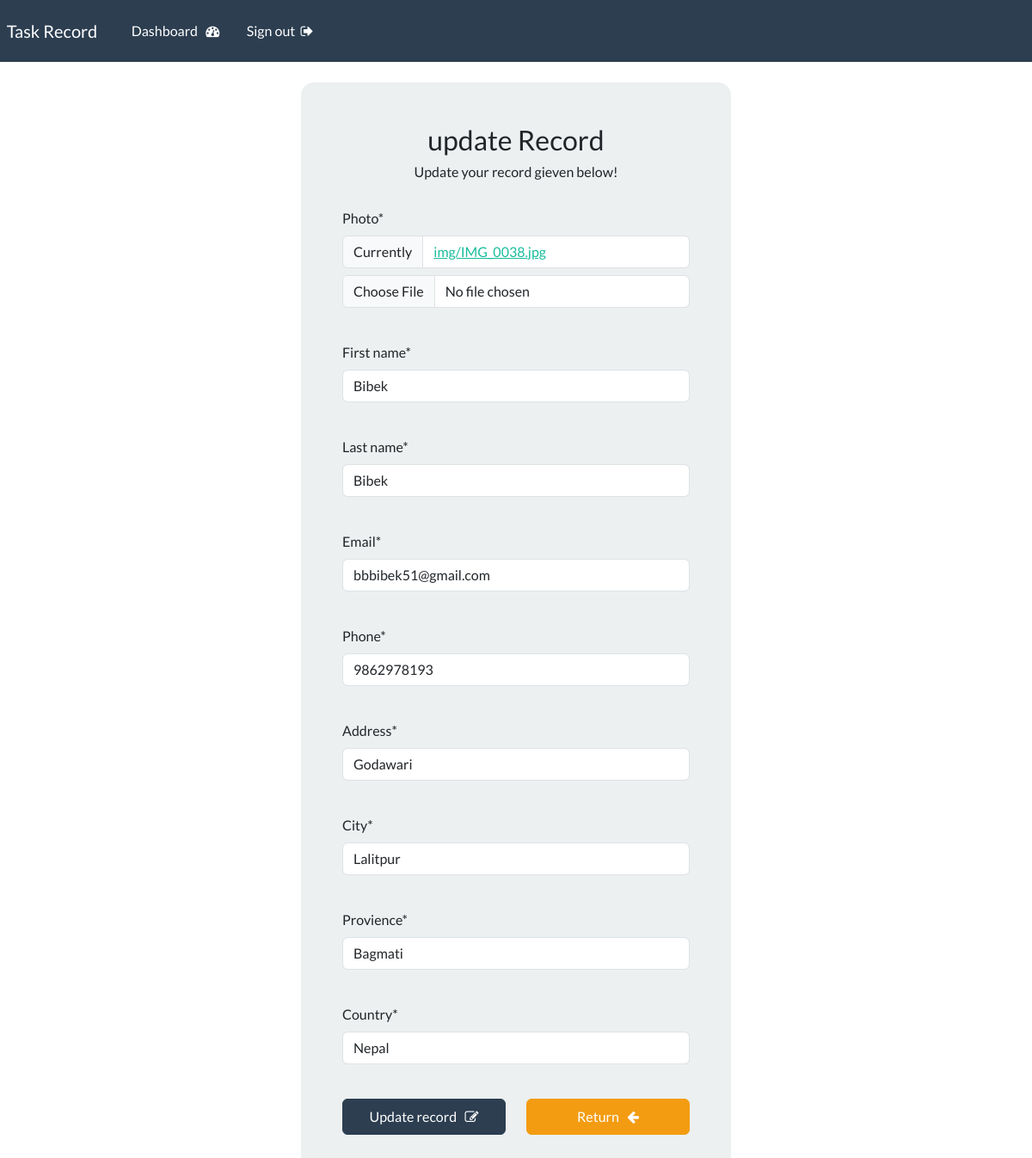
/update-recrod/1/ (signed in), run on the app's committed database.
### app/models.py (models this page shows, shortened)
class Record(models.Model):
    photo = models.ImageField(upload_to='img/')
    created_date = models.DateTimeField(auto_now_add=True)
    first_name = models.CharField(max_length=100)
    last_name = models.CharField(max_length=100)
    email = models.EmailField(max_length=255)
    phone = models.CharField(max_length=20)
    address = models.CharField(max_length=255)
    city = models.CharField(max_length=50)
    provience = models.CharField(max_length=100)
    country = models.CharField(max_length=100)

### app/views.py (the view)
# urls.py: path('update-recrod/<int:pk>/', views.UpdateRecord, name='record-update'),
@login_required(login_url= 'login')
def UpdateRecord(request, pk):
    record = Record.objects.get(id = pk)
    form = AddRecordForm(instance= record)
    if request.method == 'POST':
        form = AddRecordForm(request.POST, request.FILES, instance=record)
        if form.is_valid():
            form.save()
            messages.success(request, "Your record was updated!!!")
            return redirect("dashboard")
    context = {'form': form}
    return render(request, 'app/update-record.html', context= context)

### app/froms.py
class AddRecordForm(forms.ModelForm):
    class Meta:
        model = Record
        fields = [ 'photo','first_name', 'last_name', 'email', 'phone', 'address', 'city', 'provience', 'country' ]

### app/templates/app/update-record.html (shortened to what this page needs)
{% extends 'app/base.html' %} {% load crispy_forms_tags %} {% block main %}
<body>
  <div class="container bg-light shadow-md p-5 form-layout">
    <h3 class="text-center">update Record</h3>
    <h6 class="text-center">Update your record gieven below!</h6>
    <br />
    <form action="" method="POST" enctype="multipart/form-data" autocomplete="off">
      {{ form.photo|as_crispy_field }}
      <br>
      {{form.first_name|as_crispy_field}}
      <br />
      {{form.last_name|as_crispy_field}}
      <br />
      {{form.email|as_crispy_field}}
      <br />
      {{form.phone|as_crispy_field}}
      <br />
      {{form.address|as_crispy_field}}
      <br />
      {{form.city|as_crispy_field}}
      <br />
      {{form.provience|as_crispy_field}}
      <br />
      {{form.country|as_crispy_field}}
      <br />
      <div class="row">
        <div class="col">
          <button type="submit" class="btn btn-primary w-100 btn-block p-2">
            Update record &nbsp;
            <i class="fa fa-pencil-square-o" aria-hidden="true"></i>
          </button>
        </div>
        <div class="col">
          <a href="{% url 'dashboard' %}" class="btn btn-warning w-100 btn-block p-2">
            Return &nbsp; <i class="fa fa-arrow-left" aria-hidden="true"></i>
          </a>
        </div>
      </div>
    </form>
  </div>
</body>
{% endblock main %}

### static/css/style.css (style rules this page uses)
.form-layout { border-radius: 15px; width: 500px; }

### data on the page
Record: first_name "Bibek", last_name "Bibek", email "bbbibek51@gmail.com", phone "9862978193", address "Godawari", city "Lalitpur", provience "Bagmati", country "Nepal"
